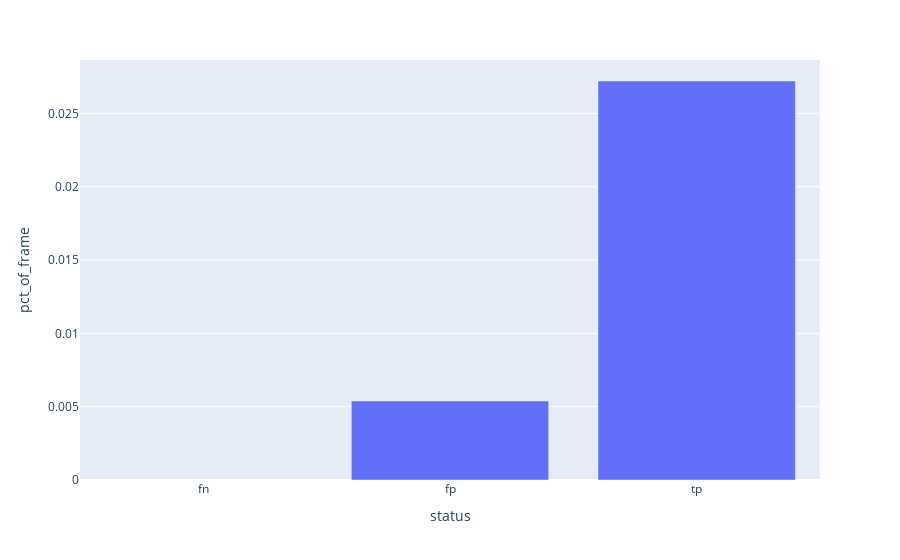

The notebook cell this image was saved under:
### Code cell
g = retina_status[['status', 'pct_of_frame']].groupby('status').mean()
fig = px.bar(g, x=g.index, y='pct_of_frame')
fig.show()

### Figure 1 — Plotly figure (JSON) as saved in the notebook; plotly's stock layout.template omitted (floating-point values rounded to 4 significant figures)
{"data": [{"alignmentgroup": "True", "hovertemplate": "status=%{x}<br>pct_of_frame=%{y}<extra></extra>", "legendgroup": "", "marker": {"color": "#636efa", "pattern": {"shape": ""}}, "name": "", "offsetgroup": "", "orientation": "v", "showlegend": false, "textposition": "auto", "type": "bar", "x": ["fn", "fp", "tp"], "xaxis": "x", "y": [null, 0.005383, 0.02721], "yaxis": "y"}], "layout": {"barmode": "relative", "legend": {"tracegroupgap": 0}, "margin": {"t": 60}, "xaxis": {"anchor": "y", "domain": [0, 1], "title": {"text": "status"}}, "yaxis": {"anchor": "x", "domain": [0, 1], "title": {"text": "pct_of_frame"}}}}
